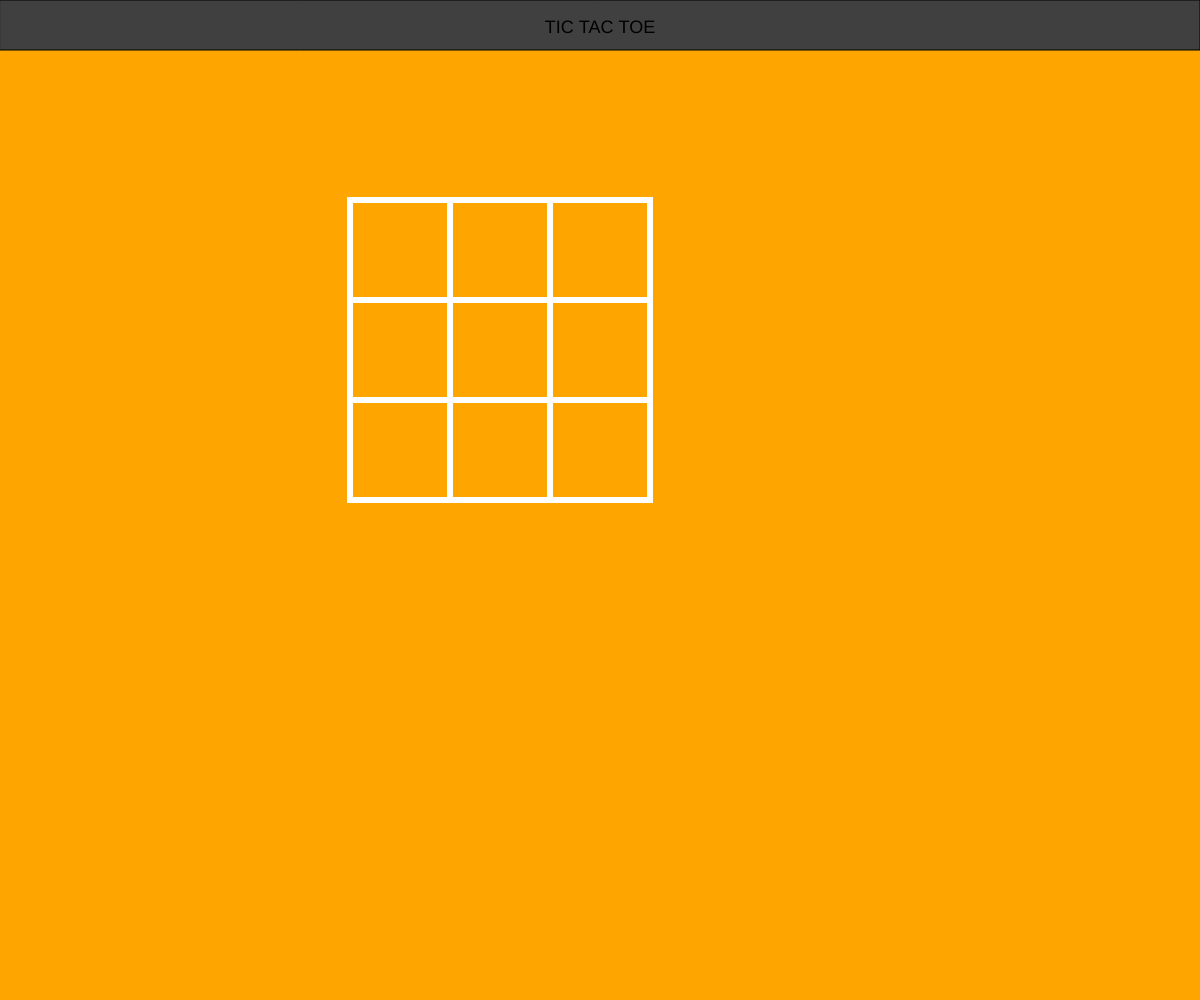
Frame 1 (no input)
Frame 60 (no input): identical to frame 1, image omitted
Frame 120 (the mouse pressed at the canvas centre since frame 60): identical to frame 1, image omitted

The p5.js sketch that drew this single still picture (run headless with seeded random() and noise() and a simulated clock; from frame 60 on, the mouse is pressed at the canvas centre):

// p5.js sketch
// ── sketch.js
var turn=0
function setup() {
    createCanvas(innerWidth,innerHeight); 
    background("orange");
    fill("#404040");
    rect(0, 0, width, 50);
    textAlign(CENTER);
    fill("black");
    textSize(18);
    text("TIC TAC TOE", width / 2, 33);
    fill("blue");
}


function draw()
{

 createRow(200)
 createRow(300)
 createRow(400)  
}

function createRow(y)
{
  for (x = 350; x < 650; x=x+100)
   {
       var b1= new Box(x,y,100,100); 
       b1.appear();   
   }  
}
// ── Box.js
class Box {
  
    constructor(x,y,w,h) {
    this.x =x ;
    this.y =y ;
    this.w =w ;
    this.h =h ;
  }

    //make the color boxes appear on canvas
    appear()
    {
      stroke("white");
      strokeWeight(6);
      noFill();
      rect(this.x,this.y,this.w,this.h);
    }
}
